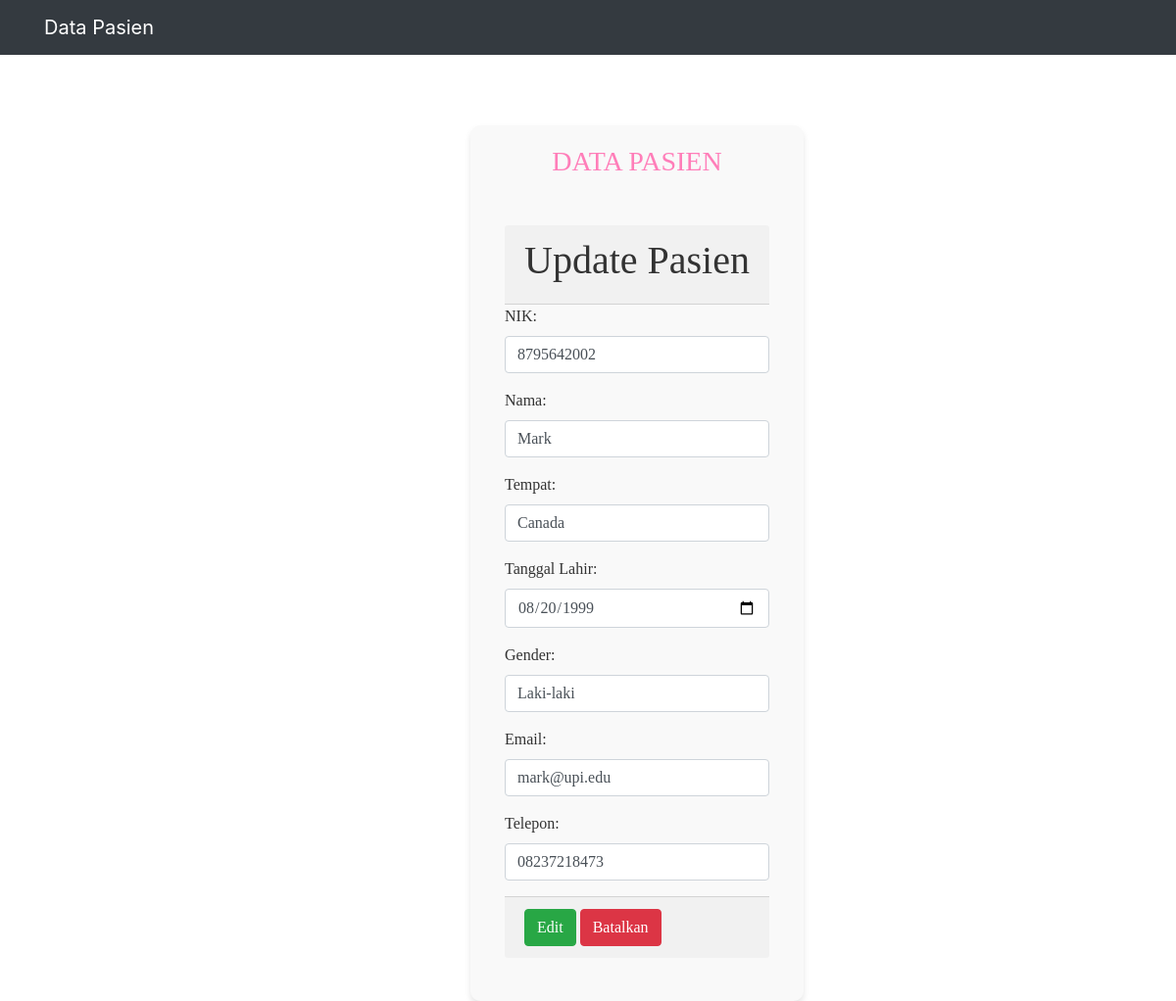
/tambah.php?id=0, run on the app's committed database.
### tables this page shows
CREATE TABLE `pasien` (
  `id` int(11) NOT NULL,
  `nik` varchar(100) NOT NULL,
  `nama` varchar(100) NOT NULL,
  `tempat` varchar(100) NOT NULL,
  `tl` varchar(100) NOT NULL,
  `gender` varchar(10) NOT NULL,
  `email` varchar(100) NOT NULL,
  `telp` varchar(100) NOT NULL
);

### presenter/ProsesPasien.php (called while the page is built, shortened)
<?php
class ProsesPasien implements KontrakPresenter
{
	private $tabelpasien;
	private $data = [];
	function __construct()
    {
        try {
            $db_host = "localhost";
            $db_user = "root";
            $db_password = "";
            $db_name = "mvp_php";
            $this->tabelpasien = new TabelPasien($db_host, $db_user, $db_password, $db_name);
            $this->data = array();
        } catch (Exception $e) {
            echo "wiw error" . $e->getMessage();
        }
    }
	function prosesDataPasien()
	{
		try {
			$this->tabelpasien->open();
			$this->tabelpasien->getPasien();
			while ($row = $this->tabelpasien->getResult()) {
				$pasien = new Pasien();
				$pasien->setId($row['id']);
				$pasien->setNik($row['nik']);
				$pasien->setNama($row['nama']);
				$pasien->setTempat($row['tempat']);
				$pasien->setTl($row['tl']);
				$pasien->setGender($row['gender']);
				$pasien->setEmail($row['email']);
				$pasien->setTelp($row['telp']);
				$this->data[] = $pasien;
			}
		} catch (Exception $e) {
			 echo "wiw error part 2" . $e->getMessage();
		}
	}
	function getNik($i)
	{
		return $this->data[$i]->getNik();
	}
	function getNama($i)
	{
		return $this->data[$i]->getNama();
	}
	function getTempat($i)
	{
		return $this->data[$i]->getTempat();
	}
	function getTl($i)
	{
		return $this->data[$i]->getTl();
	}
	function getGender($i)
	{
		return $this->data[$i]->getGender();
	}
	function getEmail($i)
	{
		return $this->data[$i]->getEmail();
	}
	function getTelp($i)
	{
		return $this->data[$i]->getTelp();
	}
}
?>

### model/DB.class.php (called while the page is built, shortened)
<?php
class DB
{
	var $db_host = '';
	var $db_user = '';
	var $db_password = '';
	var $db_name = '';
	var $db_link = '';
	function __construct($db_host = '', $db_user = '', $db_password = '', $db_name = '')
	{
		$this->db_host = $db_host;
		$this->db_user = $db_user;
		$this->db_password = $db_password;
		$this->db_name = $db_name;
	}
	function open()
	{
		$this->db_link = mysqli_connect($this->db_host, $this->db_user, $this->db_password, $this->db_name);
	}
	function execute($query = "")
	{
		$this->result = mysqli_query($this->db_link, $query);
		return $this->result;
	}
}

### model/TabelPasien.class.php (called while the page is built, shortened)
<?php
class TabelPasien extends DB
{
	function getPasien()
	{
		$query = "SELECT * FROM pasien";
		return $this->execute($query);
	}
}

### model/Pasien.class.php (called while the page is built, shortened)
<?php
class Pasien
{
	var $nik = '';
	var $nama = '';
	var $tempat = '';
	var $tl = '';
	var $gender = '';
	var $email = '';
	var $telp = '';
	function __construct($id = '', $nik = '', $nama = '', $tempat = '', $tl = '', $gender = '', $email = '', $telp = '')
	{
		$this->nik = $nik;
		$this->nama = $nama;
		$this->tempat = $tempat;
		$this->tl = $tl;
		$this->gender = $gender;
		$this->email = $email;
		$this->telp = $telp;
	}
	function setNik($nik)
	{
		$this->nik = $nik;
	}
	function setNama($nama)
	{
		$this->nama = $nama;
	}
	function setTempat($tempat)
	{
		$this->tempat = $tempat;
	}
	function setTl($tl)
	{
		$this->tl = $tl;
	}
	function setGender($gender)
	{
		$this->gender = $gender;
	}
	function setEmail($email)
	{
		$this->email = $email;
	}
	function setTelp($telp)
	{
		$this->telp = $telp;
	}
	function getNik()
	{
		return $this->nik;
	}
	function getNama()
	{
		return $this->nama;
	}
	function getTempat()
	{
		return $this->tempat;
	}
	function getTl()
	{
		return $this->tl;
	}
	function getGender()
	{
		return $this->gender;
	}
	function getEmail()
	{
		return $this->email;
	}
	function getTelp()
	{
		return $this->telp;
	}
}
?>

### view/TambahPasien.php (the view, shortened to what this page needs)
<?php
include_once("presenter/ProsesPasien.php");
class TambahPasien implements KontrakPasienView
{
	private $prosespasien;
	function __construct()
	{
		$this->prosespasien = new ProsesPasien();
	}
	function tampilUpdate($id)
	{
		$this->prosespasien->prosesDataPasien();
		$data = null;
		$data .= '<form method="post" action="tambah.php">
		<div class="container mt-5">
		  <div>
			<div class="card-header">
      <h1 class="text-black text-center">Update Pasien</h1>
    </div>
			<div >
			  <div class="form-group">
        <input type="hidden" name="id" value="' . $this->prosespasien->getId($id) . '" >
				<label for="nik">NIK:</label>
				<input type="text" name="nik" class="form-control" value="' . $this->prosespasien->getNik($id) . '" required>
			  </div>
			  <div class="form-group">
				<label for="nama">Nama:</label>
				<input type="text" name="nama" class="form-control" value="' . $this->prosespasien->getNama($id) . '" required>
			  </div>
			  <div class="form-group">
				<label for="tempat">Tempat:</label>
				<input type="text" name="tempat" class="form-control" value="' . $this->prosespasien->getTempat($id) . '" required>
			  </div>
			  <div class="form-group">
				<label for="tl">Tanggal Lahir:</label>
				<input type="date" name="tl" class="form-control" value="' . $this->prosespasien->getTl($id) . '" required>
			  </div>
			  <div class="form-group">
				<label for="gender">Gender:</label>
				<input type = "text" name="gender" class="form-control" value="' . $this->prosespasien->getGender($id) . '" required>
			</div>
			  <div class="form-group">
				<label for="email">Email:</label>
				<input type="email" name="email" class="form-control" value="' . $this->prosespasien->getEmail($id) . '" required>
			  </div>
			  <div class="form-group">
				<label for="telp">Telepon:</label>
				<input type="tel" name="telp" class="form-control" value="' . $this->prosespasien->getTelp($id) . '" required>
			  </div>
			</div>
			<div class="card-footer">
			  <button class="btn btn-success" type="submit" name="update">Edit</button>
			  <a class="btn btn-danger" href="index.php">Batalkan</a>
			  </div>
		  </div>
		</div>
	  </form>';
	}
}

### data on the page
pasien: nik "8795642002", nama "Mark", tempat "Canada", tl "08/20/1999", gender "Laki-laki", email "mark@upi.edu", telp "08237218473"

### other printed values
$this->content "Data Pasien DATA PASIEN"
